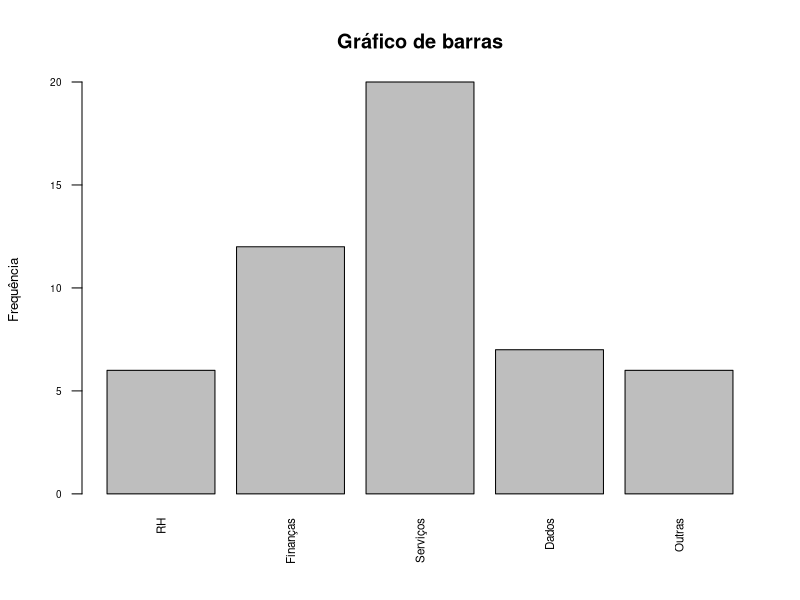

Recreate this plot in R.
setor=c('RH', 'Finanças', 'Serviços', 'Dados', 'Outras')
total_funcionarios = c(6,12,20,7,6)
funcionarios_por_setor =data.frame(setor,total_funcionarios)

head(funcionarios_por_setor)

#Gráfico de Barras Simples
barplot(funcionarios_por_setor$total_funcionarios, main = 'Gráfico de barras', ylab ="Frequência", names.arg = funcionarios_por_setor$setor, cex.axis = 0.6, cex.names = 0.7, cex.lab = 0.8, las=2)


